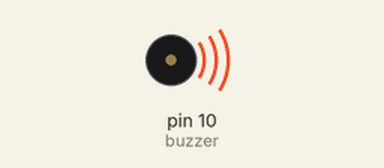
Recording of a sketch running on a simulated Arduino Uno, built with avr-gcc and run on an emulated ATmega328P. On the bench: buzzer (waves = sounding).

Above: at 0.2 s.
Timing chart, 0 to 4.6 s (numbered marks = the images above):
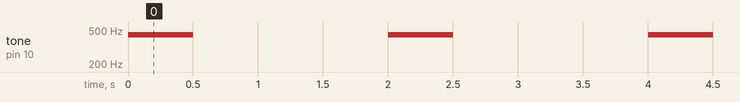

The sketch:

test_buzzer.ino
```cpp
const int buzzer = 10;

void setup() {
  pinMode(buzzer, OUTPUT);
}

void loop() {
    tone (buzzer, 440, 500);
    delay(2000);
    tone (buzzer, 659,500);
}
```

Measured:
- by itself, tone on pin 10 (buzzer): alternates 440 Hz for 0.50 s and silent for 1.5 s
